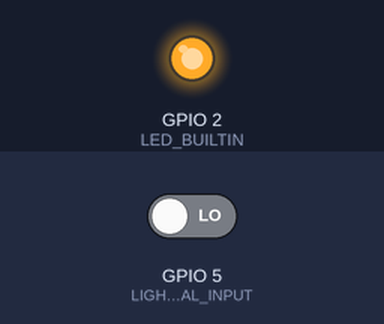
A sketch run on a simulated ESP8266 (NodeMCU). Parts: output pins drawn as LEDs (lit = HIGH, except the on-board LED, lit = LOW). The inputs (shaded band) are chosen by the test bench; at power-on: GPIO 5 (LIGHT_SIGNAL_INPUT) LOW. WiFi joins after 1.5 s; servers stay silent unless stated; uploads are accepted with an empty reply.

Above: at 0.1 s.
At 2.1 s:
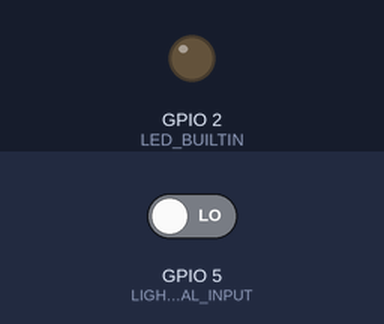
Timing chart, 0 to 3.6 s (numbered marks = the images above):
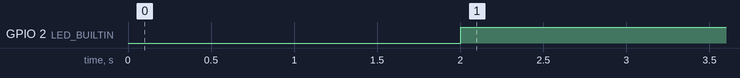

The sketch:

arduino_main.ino
```cpp
// (licence header left out)
#include <ESP8266WiFi.h>
#include <ESP8266HTTPClient.h>

/*
 * File confidential.h contains the ssid and password required to
 * connect to a wifi network. They are kept seperate from the source
 * code as they must stay private. DO NOT PUSH THEM TO GITHUB.
 */
#include "confidential.h"

#define LIGHT_SIGNAL_INPUT 5 // pin D1

int previousLightStatus = -1;
HTTPClient client;

void connectToWifi(char* ssid, char* password)
{
  WiFi.mode(WIFI_STA);
  WiFi.begin(ssid, password);
  int i = 0;
  while(!isConnectedToWiFi())
  {
    delay(1000);
    i++;
    if(i>=30) // Fails after thirty seconds.
    {
      return;
    }
  }
}

void flashForError()
{
  for(int i=0; i<19; i++)
  {
    digitalWrite(LED_BUILTIN, LOW); // LED is on.
    delay(100);
    digitalWrite(LED_BUILTIN, HIGH); // LED is off.
    delay(100);
  }
}

int getLightStatus() {return digitalRead(LIGHT_SIGNAL_INPUT);}

int invertDigitalState(int state) {return state==HIGH? LOW: HIGH;}

bool isConnectedToWiFi() {return WiFi.status()==WL_CONNECTED;}

bool lightIsDetected() {return getLightStatus()==HIGH;}

void sendLightStatus(int status)
{
  String path("http://presence.cedille.club/api/status/");
  client.begin(path + status);
  client.addHeader("Content-Type", "text/plain");
  client.POST("POST request from light detector");
  client.end();
}

void setup()
{
  Serial.begin(115200);
  pinMode(LIGHT_SIGNAL_INPUT, INPUT);
  pinMode(LED_BUILTIN, OUTPUT);
  connectToWifi(SSID, PASSWORD);
}

void loop()
{
  int lightStatus = getLightStatus();
  if(!isConnectedToWiFi())
  {
    flashForError();
  }
  else if(lightStatus!=previousLightStatus)
  {
    digitalWrite(LED_BUILTIN, invertDigitalState(lightStatus)); // LED state is inverted.
    sendLightStatus(lightStatus);
    previousLightStatus = lightStatus;
  }
  delay(500);
}
```

confidential.h
```cpp
#define SSID "ssid"
#define PASSWORD "password"
```

Measured:
- by itself, GPIO 2 (LED_BUILTIN): LOW → HIGH at 2.0 s
